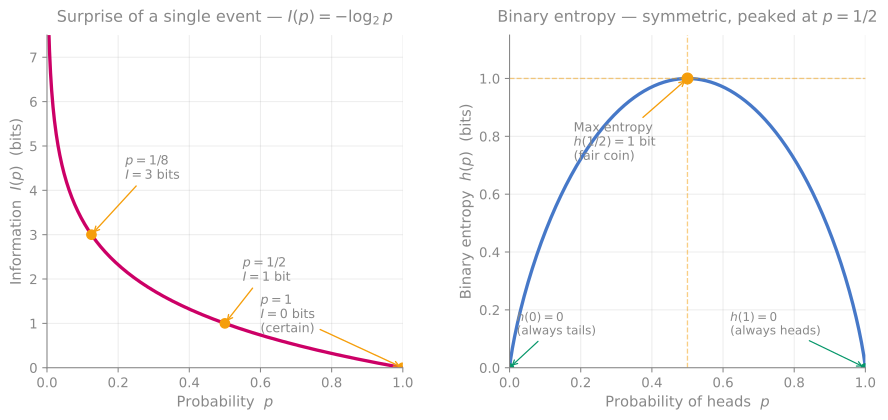

Generate this figure with Python:
"""Two-panel SVG for the Information Theory vault card.

LEFT  — surprise function I(p) = -log_2(p) for p in (0, 1].
RIGHT — binary entropy H(p) = -p log_2 p - (1-p) log_2 (1-p) for p in [0, 1].

Vault palette, transparent background, theme-compatible strokes.
"""
import matplotlib
matplotlib.use('Agg')
import matplotlib.pyplot as plt
import numpy as np

COLORS = {
    'axes': '#888888',
    'primary': '#cc0066',
    'secondary': '#4678c8',
    'amber': '#f59e0b',
    'green': '#059669',
    'grid': '#888888',
    'text': '#888888',
}

VAULT = '/sessions/kind-exciting-feynman/mnt/The_Vault/CS/Foundations'
TMP = '/tmp'


def make_svg():
    fig, axes = plt.subplots(1, 2, figsize=(11, 4.5))
    fig.patch.set_alpha(0)

    # ---------- LEFT : surprise I(p) = -log_2 p --------------------
    ax = axes[0]
    ax.set_facecolor('none')

    p = np.linspace(0.001, 1.0, 1000)
    I = -np.log2(p)
    ax.plot(p, I, color=COLORS['primary'], linewidth=2.5,
            label=r'$I(p) = -\log_2 p$')

    # Annotate three reference points
    for pp, lbl in [(1.0, '$p = 1$\n$I = 0$ bits\n(certain)'),
                     (0.5, '$p = 1/2$\n$I = 1$ bit'),
                     (0.125, '$p = 1/8$\n$I = 3$ bits')]:
        Ip = -np.log2(pp)
        ax.plot([pp], [Ip], 'o', color=COLORS['amber'], markersize=7)
        # Position label depending on where the point is
        if pp == 1.0:
            xytext = (0.6, 1.2)
        elif pp == 0.5:
            xytext = (0.55, 2.2)
        else:
            xytext = (0.22, 4.5)
        ax.annotate(lbl, xy=(pp, Ip), xytext=xytext,
                    fontsize=9.5, color=COLORS['text'],
                    ha='left', va='center',
                    arrowprops=dict(arrowstyle='->',
                                    color=COLORS['amber'], lw=1.0))

    ax.set_xlim(0, 1.0)
    ax.set_ylim(0, 7.5)
    ax.set_xlabel('Probability  $p$', color=COLORS['text'], fontsize=11)
    ax.set_ylabel('Information  $I(p)$  (bits)',
                  color=COLORS['text'], fontsize=11)
    ax.set_title('Surprise of a single event — $I(p) = -\\log_2 p$',
                 color=COLORS['text'], fontsize=12, pad=10)

    ax.spines['bottom'].set_color(COLORS['axes'])
    ax.spines['left'].set_color(COLORS['axes'])
    ax.spines['top'].set_visible(False)
    ax.spines['right'].set_visible(False)
    ax.tick_params(colors=COLORS['axes'])
    ax.grid(True, alpha=0.15, color=COLORS['grid'])

    # ---------- RIGHT : binary entropy H(p) ------------------------
    ax2 = axes[1]
    ax2.set_facecolor('none')

    p2 = np.linspace(0.0001, 0.9999, 1000)
    H = -p2 * np.log2(p2) - (1 - p2) * np.log2(1 - p2)
    ax2.plot(p2, H, color=COLORS['secondary'], linewidth=2.5,
             label=r'$h(p) = -p \log_2 p - (1-p)\log_2(1-p)$')

    # Peak at p = 0.5
    peak_p = 0.5
    peak_H = 1.0
    ax2.plot([peak_p], [peak_H], 'o', color=COLORS['amber'], markersize=8)
    ax2.axvline(peak_p, color=COLORS['amber'], linestyle='--',
                linewidth=1.0, alpha=0.5)
    ax2.axhline(peak_H, color=COLORS['amber'], linestyle='--',
                linewidth=1.0, alpha=0.5)
    ax2.annotate('Max entropy\n$h(1/2) = 1$ bit\n(fair coin)',
                 xy=(peak_p, peak_H),
                 xytext=(0.18, 0.78),
                 fontsize=9.5, color=COLORS['text'],
                 ha='left', va='center',
                 arrowprops=dict(arrowstyle='->',
                                 color=COLORS['amber'], lw=1.0))

    # Endpoints — certainty
    ax2.plot([0.0, 1.0], [0.0, 0.0], 'o', color=COLORS['green'],
             markersize=6)
    ax2.annotate('$h(0) = 0$\n(always tails)', xy=(0.0, 0.0),
                 xytext=(0.02, 0.15),
                 fontsize=9, color=COLORS['text'],
                 ha='left', va='center',
                 arrowprops=dict(arrowstyle='->',
                                 color=COLORS['green'], lw=0.9))
    ax2.annotate('$h(1) = 0$\n(always heads)', xy=(1.0, 0.0),
                 xytext=(0.62, 0.15),
                 fontsize=9, color=COLORS['text'],
                 ha='left', va='center',
                 arrowprops=dict(arrowstyle='->',
                                 color=COLORS['green'], lw=0.9))

    ax2.set_xlim(0, 1.0)
    ax2.set_ylim(0, 1.15)
    ax2.set_xlabel('Probability of heads  $p$',
                   color=COLORS['text'], fontsize=11)
    ax2.set_ylabel('Binary entropy  $h(p)$  (bits)',
                   color=COLORS['text'], fontsize=11)
    ax2.set_title('Binary entropy — symmetric, peaked at $p = 1/2$',
                  color=COLORS['text'], fontsize=12, pad=10)

    ax2.spines['bottom'].set_color(COLORS['axes'])
    ax2.spines['left'].set_color(COLORS['axes'])
    ax2.spines['top'].set_visible(False)
    ax2.spines['right'].set_visible(False)
    ax2.tick_params(colors=COLORS['axes'])
    ax2.grid(True, alpha=0.15, color=COLORS['grid'])

    fig.subplots_adjust(wspace=0.30)

    out_svg = f'{VAULT}/information-theory-surprise-and-entropy.svg'
    out_png = f'{TMP}/information-theory-surprise-and-entropy.png'
    plt.savefig(out_svg, format='svg', transparent=True,
                bbox_inches='tight')
    plt.savefig(out_png, format='png', transparent=True,
                bbox_inches='tight', dpi=150)
    plt.close()
    return out_svg, out_png


if __name__ == '__main__':
    s, p = make_svg()
    print(f'svg → {s}')
    print(f'png → {p}')
